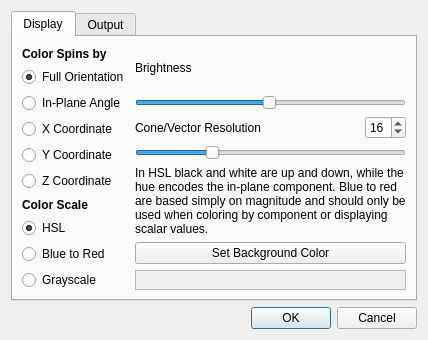
<?xml version="1.0" encoding="UTF-8"?>
<ui version="4.0">
 <class>Preferences</class>
 <widget class="QDialog" name="Preferences">
  <property name="geometry">
   <rect>
    <x>0</x>
    <y>0</y>
    <width>476</width>
    <height>411</height>
   </rect>
  </property>
  <property name="sizePolicy">
   <sizepolicy hsizetype="Fixed" vsizetype="Fixed">
    <horstretch>0</horstretch>
    <verstretch>0</verstretch>
   </sizepolicy>
  </property>
  <property name="windowTitle">
   <string>Muview Preferences</string>
  </property>
  <layout class="QVBoxLayout" name="verticalLayout_3">
   <property name="sizeConstraint">
    <enum>QLayout::SetFixedSize</enum>
   </property>
   <item>
    <widget class="QTabWidget" name="tabWidget">
     <property name="currentIndex">
      <number>0</number>
     </property>
     <widget class="QWidget" name="colorTab">
      <attribute name="title">
       <string>Display</string>
      </attribute>
      <layout class="QHBoxLayout" name="horizontalLayout_2">
       <item>
        <layout class="QVBoxLayout" name="verticalLayout">
         <item>
          <widget class="QLabel" name="label">
           <property name="font">
            <font>
             <weight>75</weight>
             <bold>true</bold>
            </font>
           </property>
           <property name="text">
            <string>Color Spins by</string>
           </property>
           <property name="textFormat">
            <enum>Qt::AutoText</enum>
           </property>
          </widget>
         </item>
         <item>
          <widget class="QRadioButton" name="colorFull">
           <property name="text">
            <string>Full Orientation</string>
           </property>
           <property name="checked">
            <bool>true</bool>
           </property>
           <attribute name="buttonGroup">
            <string notr="true">coloredQuantityGroup</string>
           </attribute>
          </widget>
         </item>
         <item>
          <widget class="QRadioButton" name="colorAngle">
           <property name="text">
            <string>In-Plane Angle</string>
           </property>
           <property name="checked">
            <bool>false</bool>
           </property>
           <attribute name="buttonGroup">
            <string notr="true">coloredQuantityGroup</string>
           </attribute>
          </widget>
         </item>
         <item>
          <widget class="QRadioButton" name="colorX">
           <property name="text">
            <string>X Coordinate</string>
           </property>
           <attribute name="buttonGroup">
            <string notr="true">coloredQuantityGroup</string>
           </attribute>
          </widget>
         </item>
         <item>
          <widget class="QRadioButton" name="colorY">
           <property name="text">
            <string>Y Coordinate</string>
           </property>
           <attribute name="buttonGroup">
            <string notr="true">coloredQuantityGroup</string>
           </attribute>
          </widget>
         </item>
         <item>
          <widget class="QRadioButton" name="colorZ">
           <property name="text">
            <string>Z Coordinate</string>
           </property>
           <attribute name="buttonGroup">
            <string notr="true">coloredQuantityGroup</string>
           </attribute>
          </widget>
         </item>
         <item>
          <widget class="QLabel" name="label_4">
           <property name="font">
            <font>
             <weight>75</weight>
             <bold>true</bold>
            </font>
           </property>
           <property name="text">
            <string>Color Scale</string>
           </property>
           <property name="textFormat">
            <enum>Qt::AutoText</enum>
           </property>
          </widget>
         </item>
         <item>
          <widget class="QRadioButton" name="colorScaleHSL">
           <property name="text">
            <string>HSL</string>
           </property>
           <property name="checked">
            <bool>true</bool>
           </property>
           <attribute name="buttonGroup">
            <string notr="true">colorScaleGroup</string>
           </attribute>
          </widget>
         </item>
         <item>
          <widget class="QRadioButton" name="colorScaleRedBlue">
           <property name="text">
            <string>Blue to Red</string>
           </property>
           <attribute name="buttonGroup">
            <string notr="true">colorScaleGroup</string>
           </attribute>
          </widget>
         </item>
         <item>
          <widget class="QRadioButton" name="colorScaleGray">
           <property name="text">
            <string>Grayscale</string>
           </property>
           <attribute name="buttonGroup">
            <string notr="true">colorScaleGroup</string>
           </attribute>
          </widget>
         </item>
        </layout>
       </item>
       <item>
        <layout class="QVBoxLayout" name="verticalLayout_2">
         <item>
          <widget class="QLabel" name="label_2">
           <property name="text">
            <string>Brightness</string>
           </property>
          </widget>
         </item>
         <item>
          <widget class="QSlider" name="brightnessSlider">
           <property name="minimum">
            <number>1</number>
           </property>
           <property name="maximum">
            <number>100</number>
           </property>
           <property name="value">
            <number>50</number>
           </property>
           <property name="orientation">
            <enum>Qt::Horizontal</enum>
           </property>
          </widget>
         </item>
         <item>
          <layout class="QHBoxLayout" name="horizontalLayout">
           <item>
            <widget class="QLabel" name="label_3">
             <property name="text">
              <string>Cone/Vector Resolution</string>
             </property>
            </widget>
           </item>
           <item>
            <spacer name="horizontalSpacer">
             <property name="orientation">
              <enum>Qt::Horizontal</enum>
             </property>
             <property name="sizeHint" stdset="0">
              <size>
               <width>40</width>
               <height>20</height>
              </size>
             </property>
            </spacer>
           </item>
           <item>
            <widget class="QSpinBox" name="spriteResolution">
             <property name="enabled">
              <bool>true</bool>
             </property>
             <property name="frame">
              <bool>true</bool>
             </property>
             <property name="minimum">
              <number>4</number>
             </property>
             <property name="maximum">
              <number>48</number>
             </property>
             <property name="singleStep">
              <number>1</number>
             </property>
             <property name="value">
              <number>16</number>
             </property>
            </widget>
           </item>
          </layout>
         </item>
         <item>
          <widget class="QSlider" name="spriteResolutionSlider">
           <property name="minimum">
            <number>4</number>
           </property>
           <property name="maximum">
            <number>48</number>
           </property>
           <property name="value">
            <number>16</number>
           </property>
           <property name="orientation">
            <enum>Qt::Horizontal</enum>
           </property>
          </widget>
         </item>
         <item>
          <widget class="QLabel" name="label_5">
           <property name="text">
            <string>In HSL black and white are up and down, while the hue encodes the in-plane component. Blue to red are based simply on magnitude and should only be used when coloring by component or displaying scalar values.</string>
           </property>
           <property name="wordWrap">
            <bool>true</bool>
           </property>
          </widget>
         </item>
         <item>
          <widget class="QPushButton" name="setBackgroundColor">
           <property name="text">
            <string>Set Background Color</string>
           </property>
          </widget>
         </item>
         <item>
          <widget class="QFrame" name="colorBox">
           <property name="sizePolicy">
            <sizepolicy hsizetype="Preferred" vsizetype="Fixed">
             <horstretch>0</horstretch>
             <verstretch>0</verstretch>
            </sizepolicy>
           </property>
           <property name="minimumSize">
            <size>
             <width>0</width>
             <height>20</height>
            </size>
           </property>
           <property name="autoFillBackground">
            <bool>true</bool>
           </property>
           <property name="frameShape">
            <enum>QFrame::StyledPanel</enum>
           </property>
           <property name="frameShadow">
            <enum>QFrame::Sunken</enum>
           </property>
           <property name="lineWidth">
            <number>2</number>
           </property>
          </widget>
         </item>
        </layout>
       </item>
      </layout>
     </widget>
     <widget class="QWidget" name="outputTab">
      <attribute name="title">
       <string>Output</string>
      </attribute>
      <widget class="QLabel" name="label_9">
       <property name="geometry">
        <rect>
         <x>200</x>
         <y>40</y>
         <width>191</width>
         <height>131</height>
        </rect>
       </property>
       <property name="text">
        <string>The viewport will be set to a fixed size if this box is checked. This can be undone in the obious way.</string>
       </property>
       <property name="wordWrap">
        <bool>true</bool>
       </property>
      </widget>
      <widget class="QWidget" name="layoutWidget">
       <property name="geometry">
        <rect>
         <x>20</x>
         <y>70</y>
         <width>177</width>
         <height>116</height>
        </rect>
       </property>
       <layout class="QFormLayout" name="formLayout">
        <item row="0" column="0">
         <widget class="QLabel" name="label_6">
          <property name="text">
           <string>Output Format</string>
          </property>
         </widget>
        </item>
        <item row="0" column="1">
         <widget class="QComboBox" name="imageFormat">
          <item>
           <property name="text">
            <string>JPG</string>
           </property>
          </item>
          <item>
           <property name="text">
            <string>PNG</string>
           </property>
          </item>
         </widget>
        </item>
        <item row="1" column="0" colspan="2">
         <widget class="QCheckBox" name="fixedSize">
          <property name="text">
           <string>Set Fixed Size</string>
          </property>
         </widget>
        </item>
        <item row="2" column="0">
         <widget class="QLabel" name="label_7">
          <property name="text">
           <string>Output Width</string>
          </property>
         </widget>
        </item>
        <item row="2" column="1">
         <widget class="QSpinBox" name="imageWidth">
          <property name="enabled">
           <bool>false</bool>
          </property>
          <property name="maximum">
           <number>2000</number>
          </property>
          <property name="value">
           <number>800</number>
          </property>
         </widget>
        </item>
        <item row="3" column="0">
         <widget class="QLabel" name="label_8">
          <property name="text">
           <string>Output Height</string>
          </property>
         </widget>
        </item>
        <item row="3" column="1">
         <widget class="QSpinBox" name="imageHeight">
          <property name="enabled">
           <bool>false</bool>
          </property>
          <property name="maximum">
           <number>2000</number>
          </property>
          <property name="value">
           <number>600</number>
          </property>
         </widget>
        </item>
       </layout>
      </widget>
     </widget>
    </widget>
   </item>
   <item>
    <widget class="QDialogButtonBox" name="buttonBox">
     <property name="orientation">
      <enum>Qt::Horizontal</enum>
     </property>
     <property name="standardButtons">
      <set>QDialogButtonBox::Cancel|QDialogButtonBox::Ok</set>
     </property>
    </widget>
   </item>
  </layout>
 </widget>
 <resources/>
 <connections>
  <connection>
   <sender>buttonBox</sender>
   <signal>accepted()</signal>
   <receiver>Preferences</receiver>
   <slot>accept()</slot>
   <hints>
    <hint type="sourcelabel">
     <x>205</x>
     <y>351</y>
    </hint>
    <hint type="destinationlabel">
     <x>157</x>
     <y>274</y>
    </hint>
   </hints>
  </connection>
  <connection>
   <sender>buttonBox</sender>
   <signal>rejected()</signal>
   <receiver>Preferences</receiver>
   <slot>reject()</slot>
   <hints>
    <hint type="sourcelabel">
     <x>273</x>
     <y>351</y>
    </hint>
    <hint type="destinationlabel">
     <x>286</x>
     <y>274</y>
    </hint>
   </hints>
  </connection>
  <connection>
   <sender>spriteResolutionSlider</sender>
   <signal>sliderMoved(int)</signal>
   <receiver>spriteResolution</receiver>
   <slot>setValue(int)</slot>
   <hints>
    <hint type="sourcelabel">
     <x>418</x>
     <y>155</y>
    </hint>
    <hint type="destinationlabel">
     <x>417</x>
     <y>124</y>
    </hint>
   </hints>
  </connection>
  <connection>
   <sender>spriteResolution</sender>
   <signal>valueChanged(int)</signal>
   <receiver>spriteResolutionSlider</receiver>
   <slot>setValue(int)</slot>
   <hints>
    <hint type="sourcelabel">
     <x>417</x>
     <y>124</y>
    </hint>
    <hint type="destinationlabel">
     <x>409</x>
     <y>155</y>
    </hint>
   </hints>
  </connection>
  <connection>
   <sender>fixedSize</sender>
   <signal>toggled(bool)</signal>
   <receiver>imageWidth</receiver>
   <slot>setEnabled(bool)</slot>
   <hints>
    <hint type="sourcelabel">
     <x>96</x>
     <y>124</y>
    </hint>
    <hint type="destinationlabel">
     <x>140</x>
     <y>151</y>
    </hint>
   </hints>
  </connection>
  <connection>
   <sender>fixedSize</sender>
   <signal>toggled(bool)</signal>
   <receiver>imageHeight</receiver>
   <slot>setEnabled(bool)</slot>
   <hints>
    <hint type="sourcelabel">
     <x>126</x>
     <y>121</y>
    </hint>
    <hint type="destinationlabel">
     <x>140</x>
     <y>172</y>
    </hint>
   </hints>
  </connection>
 </connections>
 <buttongroups>
  <buttongroup name="colorScaleGroup"/>
  <buttongroup name="coloredQuantityGroup"/>
 </buttongroups>
</ui>
